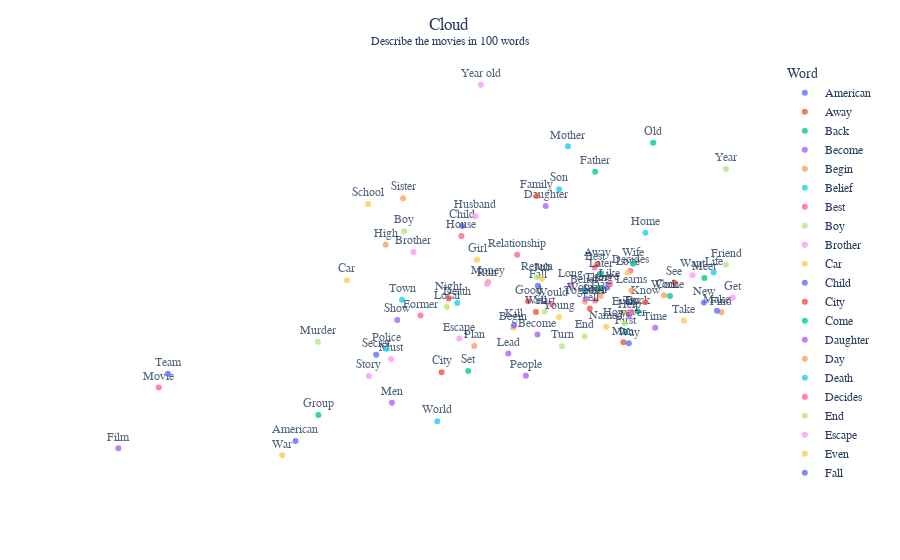

Notebook code for this chart:
### Code cell
fig = px.scatter(fm, x="x", y="y", text="words", 
                 size_max=100, color="words", 
                 labels=labels)

# Customize text positioning (consider clarity and visual balance)
fig.update_traces(textposition='top center')  # or 'top center' based on preference

# Informative layout with custom title
fig.update_layout(
    title_text='Cloud <br><sup> Describe the movies in 100 words </sup>',  # Title
    title_x=0.5,  # Centered title
    xaxis_title=' ',  # Add meaningful axis labels
    yaxis_title=' ',
    font=dict(family="Arial", size=12),  # Consistent font style and size
    plot_bgcolor='white',  # Clean background color
    xaxis_tickformat='.2f',  # Format x-axis ticks for readability (adjust as needed)
    yaxis_tickformat='.2f',  # Format y-axis ticks for readability (adjust as needed)

    xaxis=dict(
        ticks='',
        showticklabels=False
    ),
    yaxis=dict(
        ticks='',
        showticklabels=False
    )

)

# Interactive elements (optional)
fig.update_layout(hovermode='closest')  # Hover over a point for details
fig.update_traces(opacity=0.8)  # Adjust marker opacity for better visibility

# Advanced styling (optional)
fig.update_xaxes(showline=False, linewidth=2, linecolor='gray')  # X-axis formatting
fig.update_yaxes(showline=False, linewidth=2, linecolor='gray')  # Y-axis formatting

# Save
fig.write_html('{}.html'.format('cloud'))

# Display the enhanced plot
fig.show()
